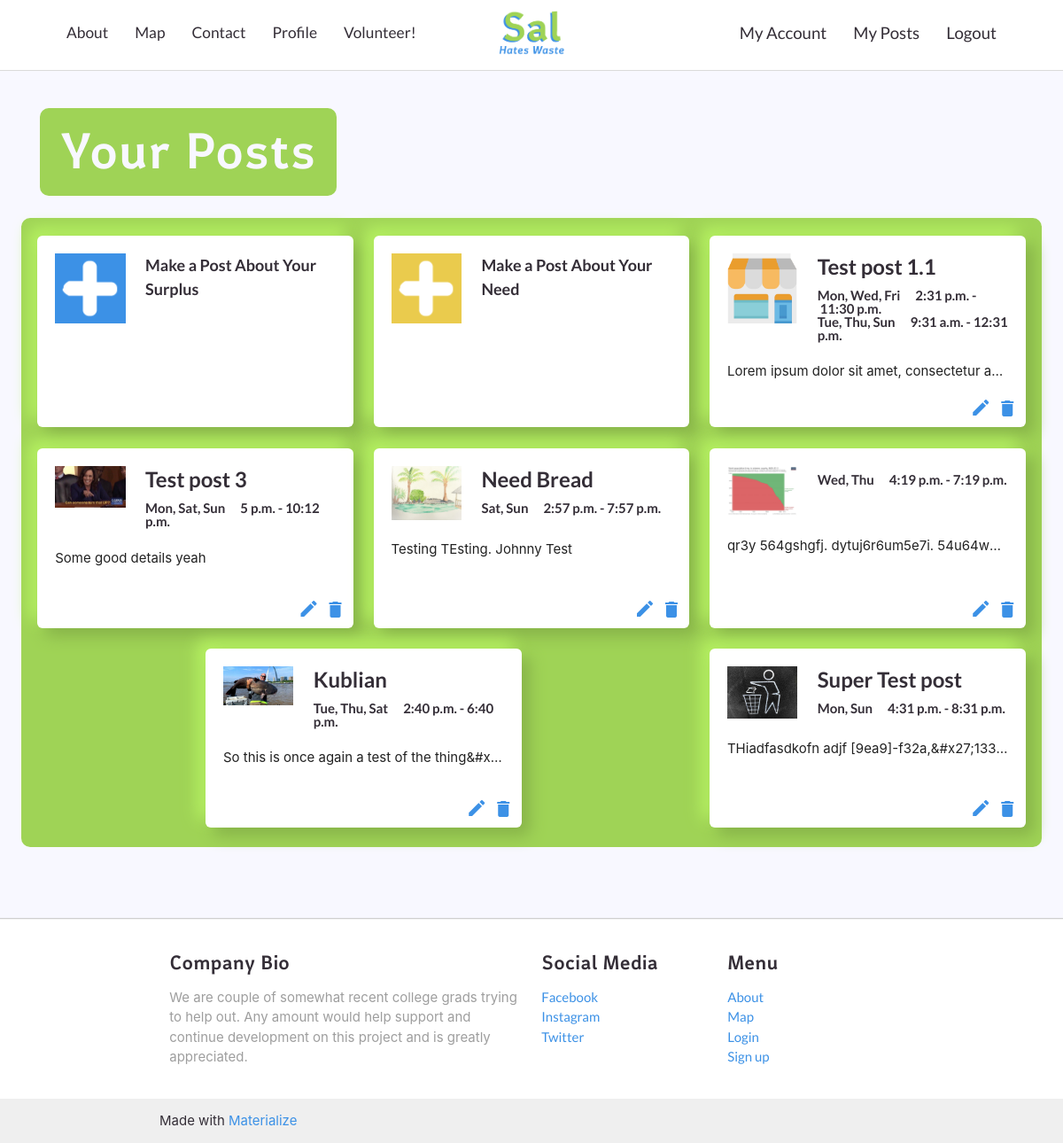
/my-posts (signed in), run on an earlier commit of the app's database.
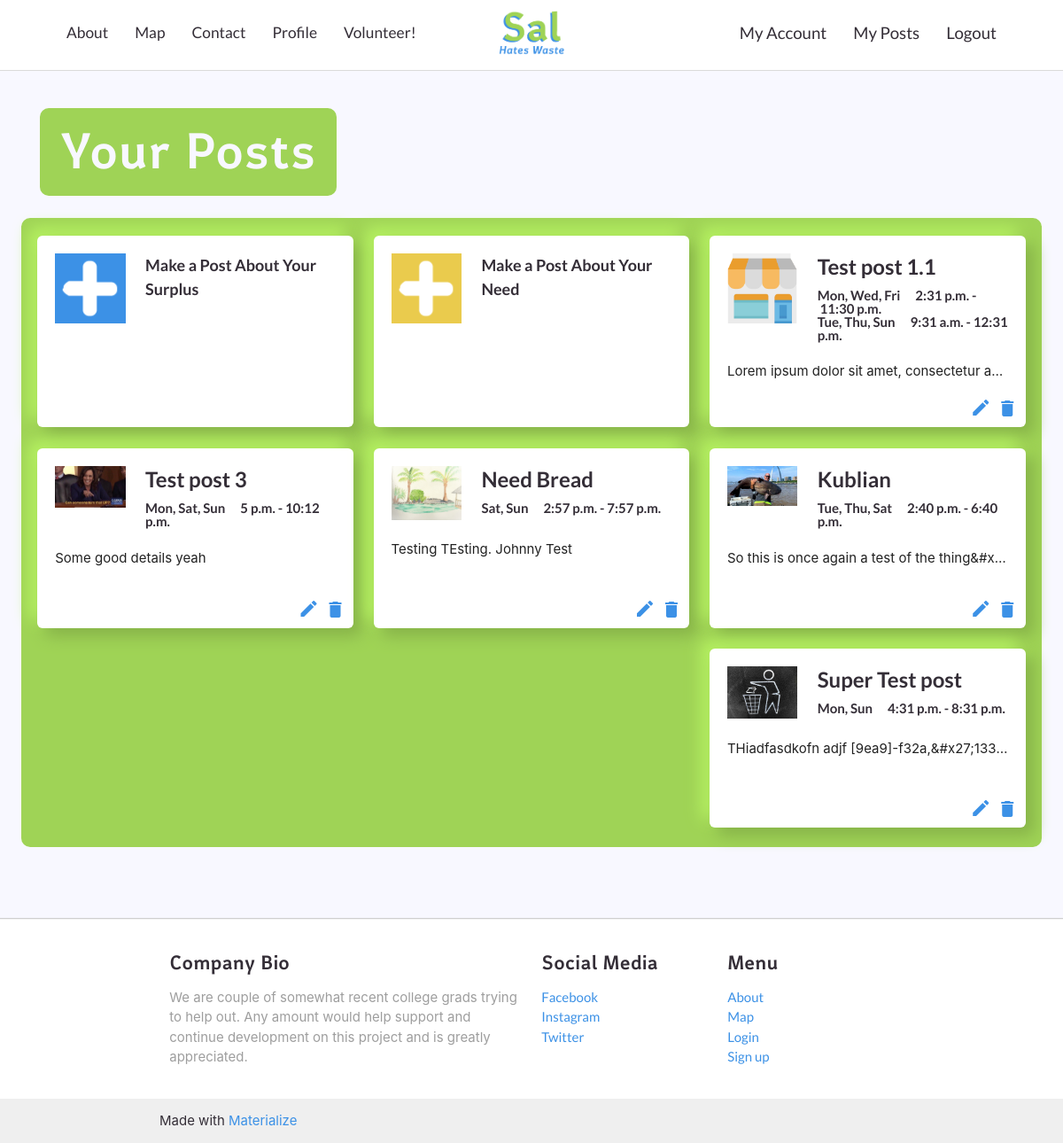
And on a later commit of the database.
### main/models.py (models this page shows, shortened)
class UserPost(models.Model):
    post_creator = models.ForeignKey(
        CustomUser, on_delete=models.CASCADE, blank=True, default=1)
    post_title = models.CharField('Post Title', max_length=30, blank=True)
    post_org_name = models.CharField(
        'Your Organization', max_length=30, blank=True)
    phone_regex = RegexValidator(
        regex=r'^\+?1?\d{9,15}$', message="Phone number must be entered in the format: '+999999999'. Up to 15 digits allowed.")
    post_org_phone = models.CharField(_('phone'), max_length=20, validators=[
                                      phone_regex], null=True, blank=True)
    post_org_email = models.EmailField(
        'Your Organizations Email', max_length=254, default="example@gmail.com", null=False)
    post_org_address = models.CharField(
        'Your Organizations Location', max_length=80, default="123 Test St.", null=False)
    post_org_city = models.CharField(
        max_length=30, default="Stamford", null=False)
    post_org_state = models.CharField(max_length=2, default="CT", null=False)
    post_org_zipcode = models.CharField(max_length=10, null=True, blank=True)
    post_org_country = models.CharField(
        max_length=60, default="USA", null=False)
    post_image = models.ImageField('Profile Image', default='default.png',
                                   upload_to='post_pics', null=True, blank=True, validators=(validate_is_pic,))
    post_desc = models.TextField(max_length=500, null=True, blank=True)
    post_begin_date = models.DateField(_("Availability Start"), default=datetime.date.today)
    post_end_date = models.DateField(_("Availability End"), default=datetime.date.today)
    post_lat = models.FloatField(null=True, blank=True)
    post_long = models.FloatField(null=True, blank=True)
    post_recurring = models.BooleanField(default=False)
    recurrences = models.TextField(max_length=300, null=True, blank=True)
    donor_or_recip = models.CharField(
        max_length=10, choices=ROLE_CHOICES, default="Donor",)
    post_active = models.BooleanField(default=True)
    post_deliver = models.BooleanField(default=False)
    post_slug = models.SlugField(max_length=200, null=False, unique=True)
    class Meta:
        verbose_name = 'Post'
        verbose_name_plural = "Posts"

class Availability(models.Model):
    assigned_post = models.ForeignKey(UserPost, on_delete=models.CASCADE, blank=True, null=True)
    post_day = MultiSelectField(choices=DAYS_OF_WEEK, max_choices=7, max_length=10, null=True)
    start_hour = models.TimeField(null=True)
    end_hour = models.TimeField(null=True)
    start_min = models.IntegerField(null=True, blank=True)
    end_min = models.IntegerField(null=True, blank=True)

### main/views.py (the view)
# urls.py: path('my-posts', views.my_posts, name='my-posts'),
def my_posts(request):
    if request.user.is_authenticated:
        user = request.user
        my_posts = UserPost.objects.filter(post_creator = user)
        return render(request=request, template_name="main/my_posts.html", context = {
                                                               "my_posts" : my_posts})
    else:
        messages.info(request, f"Login to view your posts")
        return HttpResponseRedirect('login')
    return render(request=request, template_name="main/my_posts.html")

### main/Templates/main/my_posts.html (shortened to what the changed rows need)
{% extends 'main/header.html' %}
{% load static %}
{% block content %}
<head>
    {% load crispy_forms_tags %}
</head>
<body>
    <section class="row">
        <div class="title-banner">
            <h1 class="title-text center"> Your Posts</h1>
        </div>
        <div class=" row flex post-container">
            {% for post in my_posts %}
            <div class="col s12 m6 l4 profile-content ">
                <div class="card hoverable">
                    <div class="card-content">
                        <div class="row post-row ">
                            <a href="{{post.post_slug}}" , style="color:#000">
                                <div class="col left-col">
                                    <img class="card-image card-pic" src="{{post.post_image.url}}">
                                </div>
                            </a>
                            <div class="col right-col">
                                <Strong>
                                    <div class="card-title">{{post.post_title}}</div>
                                </Strong>
                                {% for availability in post.availability_set.all %}
                                <strong>
                                    <p class="times">{{availability.post_day}}&emsp;
                                        {{availability.start_hour}}&nbsp;-&nbsp;{{availability.end_hour}}
                                    </p>
                                </strong>
                                {% endfor %}
                            </div>
                        </div>
                        <div class="row post-row second-row">
                            <br>
                            <p class="text">{{post.post_desc}}</p>
                            <br>
                        </div>
                        <div class="row post-row third-row">
                            <br>
                            <div class="button-row">
                                <form class="right" action="{% url 'delete' post.post_slug %}" method="post">
                                    <button class="material-icons right delete-button" type="submit"
                                        onclick="return confirm('Are you sure you want to delete this post?');">delete</button>
                                </form>
                                {% if post.donor_or_recip == 'Recipient' %}
                                <a href="{% url 'edit-rpost' post.post_slug %}"><i
                                        class="material-icons right">edit</i></a>
                                {% endif %}
                                {% if post.donor_or_recip == 'Donor' %}
                                <a href="{% url 'edit-dpost' post.post_slug %}"><i
                                        class="material-icons right">edit</i></a>
                                {% endif %}
                            </div>
                        </div>
                    </div>
                </div>
            </div>
            {% endfor %}
        </div>
    </section>
</body>
{% endblock %}

What changed in the data, as far as the page shows it:
removed UserPost: post_image (picture), post_desc "qr3y 564gshgfj. dytuj6r6um5e7i. 54u64w…", donor_or_recip "Recipient" (drawn)
removed Availability: post_day "Wed, Thu", start_hour "4:19 p.m.", end_hour "7:19 p.m."
